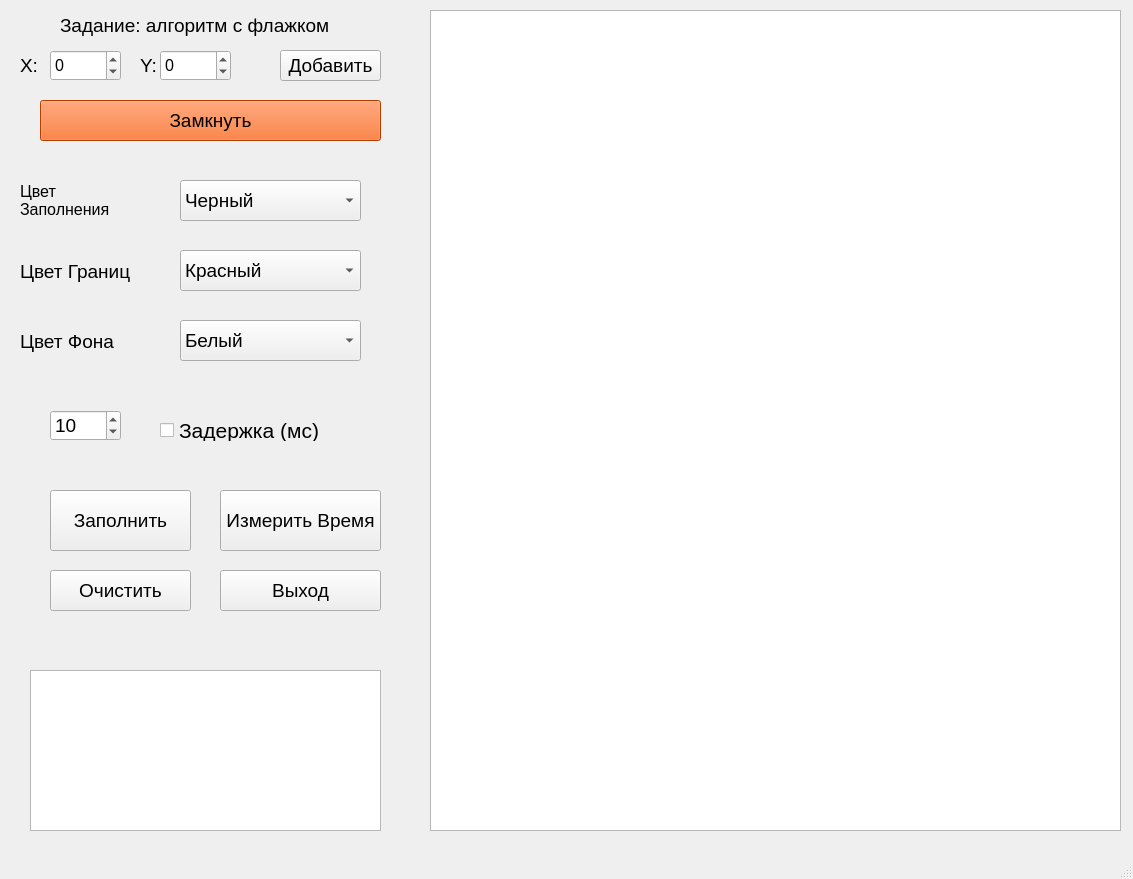
<?xml version="1.0" encoding="UTF-8"?>
<ui version="4.0">
 <class>MainWindow</class>
 <widget class="QMainWindow" name="MainWindow">
  <property name="geometry">
   <rect>
    <x>0</x>
    <y>0</y>
    <width>1133</width>
    <height>879</height>
   </rect>
  </property>
  <property name="windowTitle">
   <string>MainWindow</string>
  </property>
  <widget class="QWidget" name="centralwidget">
   <widget class="QGraphicsView" name="graphicsView">
    <property name="geometry">
     <rect>
      <x>430</x>
      <y>10</y>
      <width>691</width>
      <height>821</height>
     </rect>
    </property>
   </widget>
   <widget class="QPushButton" name="fill_btn">
    <property name="geometry">
     <rect>
      <x>50</x>
      <y>490</y>
      <width>141</width>
      <height>61</height>
     </rect>
    </property>
    <property name="font">
     <font>
      <pointsize>14</pointsize>
     </font>
    </property>
    <property name="text">
     <string>Заполнить</string>
    </property>
   </widget>
   <widget class="QSpinBox" name="x_inp">
    <property name="geometry">
     <rect>
      <x>50</x>
      <y>50</y>
      <width>71</width>
      <height>31</height>
     </rect>
    </property>
    <property name="font">
     <font>
      <pointsize>12</pointsize>
     </font>
    </property>
    <property name="minimum">
     <number>-999</number>
    </property>
    <property name="maximum">
     <number>999</number>
    </property>
   </widget>
   <widget class="QSpinBox" name="y_inp">
    <property name="geometry">
     <rect>
      <x>160</x>
      <y>50</y>
      <width>71</width>
      <height>31</height>
     </rect>
    </property>
    <property name="font">
     <font>
      <pointsize>12</pointsize>
     </font>
    </property>
    <property name="minimum">
     <number>-999</number>
    </property>
    <property name="maximum">
     <number>999</number>
    </property>
    <property name="value">
     <number>0</number>
    </property>
   </widget>
   <widget class="QPushButton" name="add_btn">
    <property name="geometry">
     <rect>
      <x>280</x>
      <y>50</y>
      <width>101</width>
      <height>31</height>
     </rect>
    </property>
    <property name="font">
     <font>
      <pointsize>14</pointsize>
     </font>
    </property>
    <property name="text">
     <string>Добавить</string>
    </property>
   </widget>
   <widget class="QLabel" name="label">
    <property name="geometry">
     <rect>
      <x>20</x>
      <y>50</y>
      <width>21</width>
      <height>31</height>
     </rect>
    </property>
    <property name="font">
     <font>
      <pointsize>14</pointsize>
     </font>
    </property>
    <property name="text">
     <string>X:</string>
    </property>
   </widget>
   <widget class="QLabel" name="label_2">
    <property name="geometry">
     <rect>
      <x>140</x>
      <y>50</y>
      <width>20</width>
      <height>31</height>
     </rect>
    </property>
    <property name="font">
     <font>
      <pointsize>14</pointsize>
     </font>
    </property>
    <property name="text">
     <string>Y:</string>
    </property>
   </widget>
   <widget class="QPushButton" name="enclose_btn">
    <property name="geometry">
     <rect>
      <x>40</x>
      <y>100</y>
      <width>341</width>
      <height>41</height>
     </rect>
    </property>
    <property name="palette">
     <palette>
      <active>
       <colorrole role="WindowText">
        <brush brushstyle="SolidPattern">
         <color alpha="255">
          <red>0</red>
          <green>0</green>
          <blue>0</blue>
         </color>
        </brush>
       </colorrole>
       <colorrole role="Button">
        <brush brushstyle="SolidPattern">
         <color alpha="255">
          <red>255</red>
          <green>85</green>
          <blue>0</blue>
         </color>
        </brush>
       </colorrole>
       <colorrole role="Light">
        <brush brushstyle="SolidPattern">
         <color alpha="255">
          <red>255</red>
          <green>170</green>
          <blue>127</blue>
         </color>
        </brush>
       </colorrole>
       <colorrole role="Midlight">
        <brush brushstyle="SolidPattern">
         <color alpha="255">
          <red>255</red>
          <green>127</green>
          <blue>63</blue>
         </color>
        </brush>
       </colorrole>
       <colorrole role="Dark">
        <brush brushstyle="SolidPattern">
         <color alpha="255">
          <red>127</red>
          <green>42</green>
          <blue>0</blue>
         </color>
        </brush>
       </colorrole>
       <colorrole role="Mid">
        <brush brushstyle="SolidPattern">
         <color alpha="255">
          <red>170</red>
          <green>57</green>
          <blue>0</blue>
         </color>
        </brush>
       </colorrole>
       <colorrole role="Text">
        <brush brushstyle="SolidPattern">
         <color alpha="255">
          <red>0</red>
          <green>0</green>
          <blue>0</blue>
         </color>
        </brush>
       </colorrole>
       <colorrole role="BrightText">
        <brush brushstyle="SolidPattern">
         <color alpha="255">
          <red>255</red>
          <green>255</green>
          <blue>255</blue>
         </color>
        </brush>
       </colorrole>
       <colorrole role="ButtonText">
        <brush brushstyle="SolidPattern">
         <color alpha="255">
          <red>0</red>
          <green>0</green>
          <blue>0</blue>
         </color>
        </brush>
       </colorrole>
       <colorrole role="Base">
        <brush brushstyle="SolidPattern">
         <color alpha="255">
          <red>255</red>
          <green>255</green>
          <blue>255</blue>
         </color>
        </brush>
       </colorrole>
       <colorrole role="Window">
        <brush brushstyle="SolidPattern">
         <color alpha="255">
          <red>255</red>
          <green>85</green>
          <blue>0</blue>
         </color>
        </brush>
       </colorrole>
       <colorrole role="Shadow">
        <brush brushstyle="SolidPattern">
         <color alpha="255">
          <red>0</red>
          <green>0</green>
          <blue>0</blue>
         </color>
        </brush>
       </colorrole>
       <colorrole role="AlternateBase">
        <brush brushstyle="SolidPattern">
         <color alpha="255">
          <red>255</red>
          <green>170</green>
          <blue>127</blue>
         </color>
        </brush>
       </colorrole>
       <colorrole role="ToolTipBase">
        <brush brushstyle="SolidPattern">
         <color alpha="255">
          <red>255</red>
          <green>255</green>
          <blue>220</blue>
         </color>
        </brush>
       </colorrole>
       <colorrole role="ToolTipText">
        <brush brushstyle="SolidPattern">
         <color alpha="255">
          <red>0</red>
          <green>0</green>
          <blue>0</blue>
         </color>
        </brush>
       </colorrole>
       <colorrole role="PlaceholderText">
        <brush brushstyle="SolidPattern">
         <color alpha="128">
          <red>0</red>
          <green>0</green>
          <blue>0</blue>
         </color>
        </brush>
       </colorrole>
      </active>
      <inactive>
       <colorrole role="WindowText">
        <brush brushstyle="SolidPattern">
         <color alpha="255">
          <red>0</red>
          <green>0</green>
          <blue>0</blue>
         </color>
        </brush>
       </colorrole>
       <colorrole role="Button">
        <brush brushstyle="SolidPattern">
         <color alpha="255">
          <red>255</red>
          <green>85</green>
          <blue>0</blue>
         </color>
        </brush>
       </colorrole>
       <colorrole role="Light">
        <brush brushstyle="SolidPattern">
         <color alpha="255">
          <red>255</red>
          <green>170</green>
          <blue>127</blue>
         </color>
        </brush>
       </colorrole>
       <colorrole role="Midlight">
        <brush brushstyle="SolidPattern">
         <color alpha="255">
          <red>255</red>
          <green>127</green>
          <blue>63</blue>
         </color>
        </brush>
       </colorrole>
       <colorrole role="Dark">
        <brush brushstyle="SolidPattern">
         <color alpha="255">
          <red>127</red>
          <green>42</green>
          <blue>0</blue>
         </color>
        </brush>
       </colorrole>
       <colorrole role="Mid">
        <brush brushstyle="SolidPattern">
         <color alpha="255">
          <red>170</red>
          <green>57</green>
          <blue>0</blue>
         </color>
        </brush>
       </colorrole>
       <colorrole role="Text">
        <brush brushstyle="SolidPattern">
         <color alpha="255">
          <red>0</red>
          <green>0</green>
          <blue>0</blue>
         </color>
        </brush>
       </colorrole>
       <colorrole role="BrightText">
        <brush brushstyle="SolidPattern">
         <color alpha="255">
          <red>255</red>
          <green>255</green>
          <blue>255</blue>
         </color>
        </brush>
       </colorrole>
       <colorrole role="ButtonText">
        <brush brushstyle="SolidPattern">
         <color alpha="255">
          <red>0</red>
          <green>0</green>
          <blue>0</blue>
         </color>
        </brush>
       </colorrole>
       <colorrole role="Base">
        <brush brushstyle="SolidPattern">
         <color alpha="255">
          <red>255</red>
          <green>255</green>
          <blue>255</blue>
         </color>
        </brush>
       </colorrole>
       <colorrole role="Window">
        <brush brushstyle="SolidPattern">
         <color alpha="255">
          <red>255</red>
          <green>85</green>
          <blue>0</blue>
         </color>
        </brush>
       </colorrole>
       <colorrole role="Shadow">
        <brush brushstyle="SolidPattern">
         <color alpha="255">
          <red>0</red>
          <green>0</green>
          <blue>0</blue>
         </color>
        </brush>
       </colorrole>
       <colorrole role="AlternateBase">
        <brush brushstyle="SolidPattern">
         <color alpha="255">
          <red>255</red>
          <green>170</green>
          <blue>127</blue>
         </color>
        </brush>
       </colorrole>
       <colorrole role="ToolTipBase">
        <brush brushstyle="SolidPattern">
         <color alpha="255">
          <red>255</red>
          <green>255</green>
          <blue>220</blue>
         </color>
        </brush>
       </colorrole>
       <colorrole role="ToolTipText">
        <brush brushstyle="SolidPattern">
         <color alpha="255">
          <red>0</red>
          <green>0</green>
          <blue>0</blue>
         </color>
        </brush>
       </colorrole>
       <colorrole role="PlaceholderText">
        <brush brushstyle="SolidPattern">
         <color alpha="128">
          <red>0</red>
          <green>0</green>
          <blue>0</blue>
         </color>
        </brush>
       </colorrole>
      </inactive>
      <disabled>
       <colorrole role="WindowText">
        <brush brushstyle="SolidPattern">
         <color alpha="255">
          <red>127</red>
          <green>42</green>
          <blue>0</blue>
         </color>
        </brush>
       </colorrole>
       <colorrole role="Button">
        <brush brushstyle="SolidPattern">
         <color alpha="255">
          <red>255</red>
          <green>85</green>
          <blue>0</blue>
         </color>
        </brush>
       </colorrole>
       <colorrole role="Light">
        <brush brushstyle="SolidPattern">
         <color alpha="255">
          <red>255</red>
          <green>170</green>
          <blue>127</blue>
         </color>
        </brush>
       </colorrole>
       <colorrole role="Midlight">
        <brush brushstyle="SolidPattern">
         <color alpha="255">
          <red>255</red>
          <green>127</green>
          <blue>63</blue>
         </color>
        </brush>
       </colorrole>
       <colorrole role="Dark">
        <brush brushstyle="SolidPattern">
         <color alpha="255">
          <red>127</red>
          <green>42</green>
          <blue>0</blue>
         </color>
        </brush>
       </colorrole>
       <colorrole role="Mid">
        <brush brushstyle="SolidPattern">
         <color alpha="255">
          <red>170</red>
          <green>57</green>
          <blue>0</blue>
         </color>
        </brush>
       </colorrole>
       <colorrole role="Text">
        <brush brushstyle="SolidPattern">
         <color alpha="255">
          <red>127</red>
          <green>42</green>
          <blue>0</blue>
         </color>
        </brush>
       </colorrole>
       <colorrole role="BrightText">
        <brush brushstyle="SolidPattern">
         <color alpha="255">
          <red>255</red>
          <green>255</green>
          <blue>255</blue>
         </color>
        </brush>
       </colorrole>
       <colorrole role="ButtonText">
        <brush brushstyle="SolidPattern">
         <color alpha="255">
          <red>127</red>
          <green>42</green>
          <blue>0</blue>
         </color>
        </brush>
       </colorrole>
       <colorrole role="Base">
        <brush brushstyle="SolidPattern">
         <color alpha="255">
          <red>255</red>
          <green>85</green>
          <blue>0</blue>
         </color>
        </brush>
       </colorrole>
       <colorrole role="Window">
        <brush brushstyle="SolidPattern">
         <color alpha="255">
          <red>255</red>
          <green>85</green>
          <blue>0</blue>
         </color>
        </brush>
       </colorrole>
       <colorrole role="Shadow">
        <brush brushstyle="SolidPattern">
         <color alpha="255">
          <red>0</red>
          <green>0</green>
          <blue>0</blue>
         </color>
        </brush>
       </colorrole>
       <colorrole role="AlternateBase">
        <brush brushstyle="SolidPattern">
         <color alpha="255">
          <red>255</red>
          <green>85</green>
          <blue>0</blue>
         </color>
        </brush>
       </colorrole>
       <colorrole role="ToolTipBase">
        <brush brushstyle="SolidPattern">
         <color alpha="255">
          <red>255</red>
          <green>255</green>
          <blue>220</blue>
         </color>
        </brush>
       </colorrole>
       <colorrole role="ToolTipText">
        <brush brushstyle="SolidPattern">
         <color alpha="255">
          <red>0</red>
          <green>0</green>
          <blue>0</blue>
         </color>
        </brush>
       </colorrole>
       <colorrole role="PlaceholderText">
        <brush brushstyle="SolidPattern">
         <color alpha="128">
          <red>0</red>
          <green>0</green>
          <blue>0</blue>
         </color>
        </brush>
       </colorrole>
      </disabled>
     </palette>
    </property>
    <property name="font">
     <font>
      <pointsize>14</pointsize>
     </font>
    </property>
    <property name="text">
     <string>Замкнуть</string>
    </property>
   </widget>
   <widget class="QComboBox" name="fill_color">
    <property name="geometry">
     <rect>
      <x>180</x>
      <y>180</y>
      <width>181</width>
      <height>41</height>
     </rect>
    </property>
    <property name="font">
     <font>
      <pointsize>14</pointsize>
     </font>
    </property>
    <item>
     <property name="text">
      <string>Черный</string>
     </property>
    </item>
    <item>
     <property name="text">
      <string>Красный</string>
     </property>
    </item>
    <item>
     <property name="text">
      <string>Зеленый</string>
     </property>
    </item>
    <item>
     <property name="text">
      <string>Белый</string>
     </property>
    </item>
    <item>
     <property name="text">
      <string>Синий</string>
     </property>
    </item>
   </widget>
   <widget class="QComboBox" name="border_color">
    <property name="geometry">
     <rect>
      <x>180</x>
      <y>250</y>
      <width>181</width>
      <height>41</height>
     </rect>
    </property>
    <property name="font">
     <font>
      <pointsize>14</pointsize>
     </font>
    </property>
    <item>
     <property name="text">
      <string>Красный</string>
     </property>
    </item>
    <item>
     <property name="text">
      <string>Черный</string>
     </property>
    </item>
    <item>
     <property name="text">
      <string>Белый</string>
     </property>
    </item>
    <item>
     <property name="text">
      <string>Синий</string>
     </property>
    </item>
    <item>
     <property name="text">
      <string>Зеленый</string>
     </property>
    </item>
   </widget>
   <widget class="QComboBox" name="bg_color">
    <property name="geometry">
     <rect>
      <x>180</x>
      <y>320</y>
      <width>181</width>
      <height>41</height>
     </rect>
    </property>
    <property name="font">
     <font>
      <pointsize>14</pointsize>
     </font>
    </property>
    <item>
     <property name="text">
      <string>Белый</string>
     </property>
    </item>
    <item>
     <property name="text">
      <string>Синий</string>
     </property>
    </item>
    <item>
     <property name="text">
      <string>Красный</string>
     </property>
    </item>
    <item>
     <property name="text">
      <string>Черный</string>
     </property>
    </item>
    <item>
     <property name="text">
      <string>Зеленый</string>
     </property>
    </item>
   </widget>
   <widget class="QCheckBox" name="delay_checkbox">
    <property name="geometry">
     <rect>
      <x>160</x>
      <y>420</y>
      <width>191</width>
      <height>21</height>
     </rect>
    </property>
    <property name="font">
     <font>
      <pointsize>16</pointsize>
     </font>
    </property>
    <property name="text">
     <string>Задержка (мс)</string>
    </property>
   </widget>
   <widget class="QSpinBox" name="delay_inp">
    <property name="geometry">
     <rect>
      <x>50</x>
      <y>410</y>
      <width>71</width>
      <height>31</height>
     </rect>
    </property>
    <property name="font">
     <font>
      <pointsize>14</pointsize>
     </font>
    </property>
    <property name="maximum">
     <number>400</number>
    </property>
    <property name="value">
     <number>10</number>
    </property>
   </widget>
   <widget class="QPushButton" name="clear_btn">
    <property name="geometry">
     <rect>
      <x>50</x>
      <y>570</y>
      <width>141</width>
      <height>41</height>
     </rect>
    </property>
    <property name="font">
     <font>
      <pointsize>14</pointsize>
     </font>
    </property>
    <property name="text">
     <string>Очистить</string>
    </property>
   </widget>
   <widget class="QPushButton" name="exit_btn">
    <property name="geometry">
     <rect>
      <x>220</x>
      <y>570</y>
      <width>161</width>
      <height>41</height>
     </rect>
    </property>
    <property name="font">
     <font>
      <pointsize>14</pointsize>
     </font>
    </property>
    <property name="text">
     <string>Выход</string>
    </property>
   </widget>
   <widget class="QLabel" name="label_3">
    <property name="geometry">
     <rect>
      <x>20</x>
      <y>170</y>
      <width>141</width>
      <height>61</height>
     </rect>
    </property>
    <property name="font">
     <font>
      <pointsize>12</pointsize>
     </font>
    </property>
    <property name="text">
     <string>Цвет 
Заполнения</string>
    </property>
   </widget>
   <widget class="QLabel" name="label_4">
    <property name="geometry">
     <rect>
      <x>20</x>
      <y>256</y>
      <width>141</width>
      <height>31</height>
     </rect>
    </property>
    <property name="font">
     <font>
      <pointsize>14</pointsize>
     </font>
    </property>
    <property name="text">
     <string>Цвет Границ</string>
    </property>
   </widget>
   <widget class="QLabel" name="label_5">
    <property name="geometry">
     <rect>
      <x>20</x>
      <y>326</y>
      <width>141</width>
      <height>31</height>
     </rect>
    </property>
    <property name="font">
     <font>
      <pointsize>14</pointsize>
     </font>
    </property>
    <property name="text">
     <string>Цвет Фона</string>
    </property>
   </widget>
   <widget class="QLabel" name="label_6">
    <property name="geometry">
     <rect>
      <x>60</x>
      <y>10</y>
      <width>301</width>
      <height>31</height>
     </rect>
    </property>
    <property name="font">
     <font>
      <pointsize>14</pointsize>
     </font>
    </property>
    <property name="text">
     <string>Задание: алгоритм с флажком</string>
    </property>
   </widget>
   <widget class="QTableWidget" name="tableWidget">
    <property name="geometry">
     <rect>
      <x>30</x>
      <y>670</y>
      <width>351</width>
      <height>161</height>
     </rect>
    </property>
    <property name="font">
     <font>
      <pointsize>14</pointsize>
     </font>
    </property>
   </widget>
   <widget class="QPushButton" name="time_btn">
    <property name="geometry">
     <rect>
      <x>220</x>
      <y>490</y>
      <width>161</width>
      <height>61</height>
     </rect>
    </property>
    <property name="font">
     <font>
      <pointsize>14</pointsize>
     </font>
    </property>
    <property name="text">
     <string>Измерить Время</string>
    </property>
   </widget>
  </widget>
  <widget class="QMenuBar" name="menubar">
   <property name="geometry">
    <rect>
     <x>0</x>
     <y>0</y>
     <width>1133</width>
     <height>22</height>
    </rect>
   </property>
  </widget>
  <widget class="QStatusBar" name="statusbar"/>
 </widget>
 <resources/>
 <connections/>
</ui>
